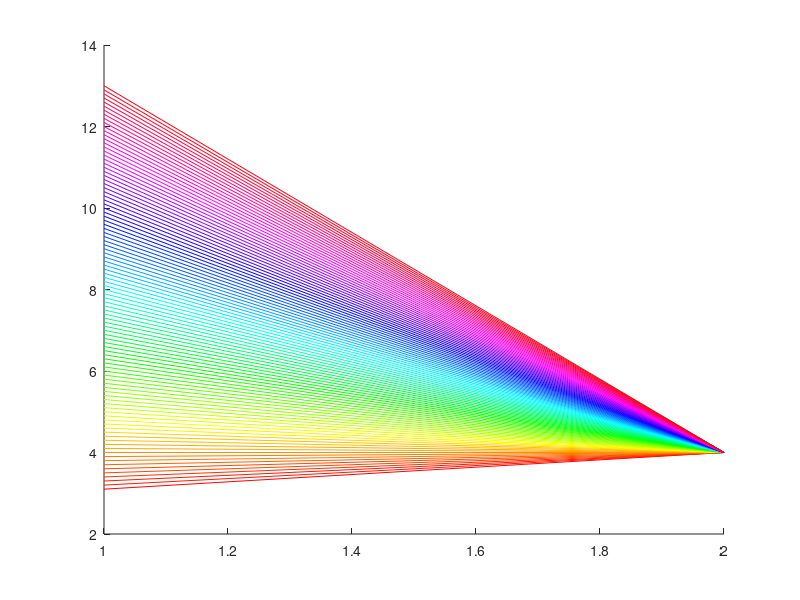

This figure's MATLAB source:
figure()
hold on
a=hsv;
for i=1:100
    ind_col=ceil(size(a,1)*i/100);
    plot([1,2],[3+i/10,4],'color',a(ind_col,:))
    for j=1:5
       pause(0)
    end
     fprintf('%d ',j)
end
 
;